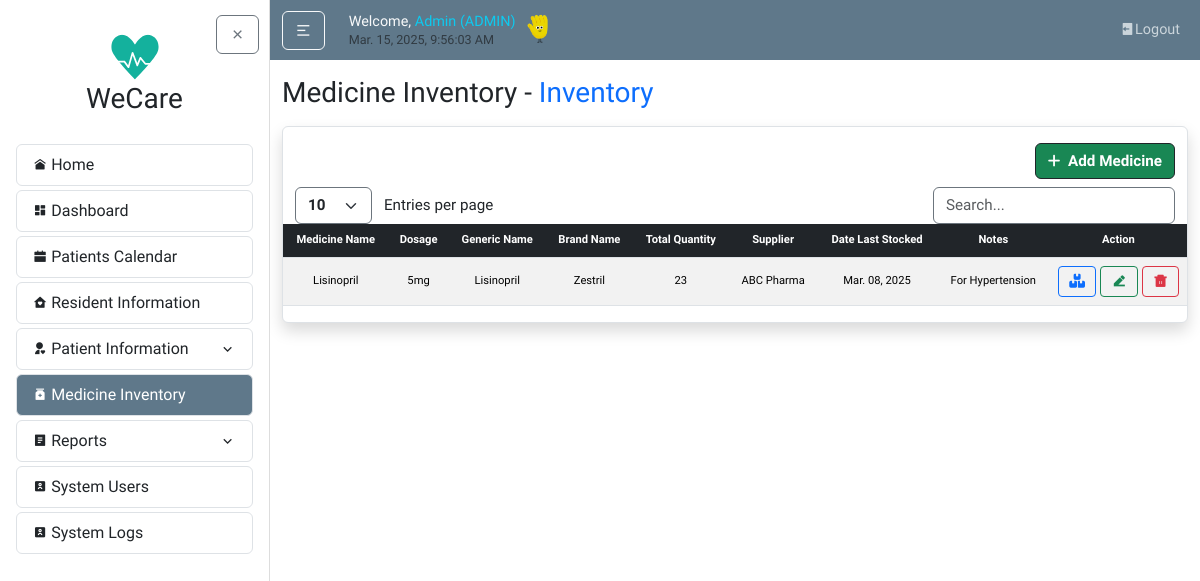
Before: /medicines/ (signed in) with the older database file.
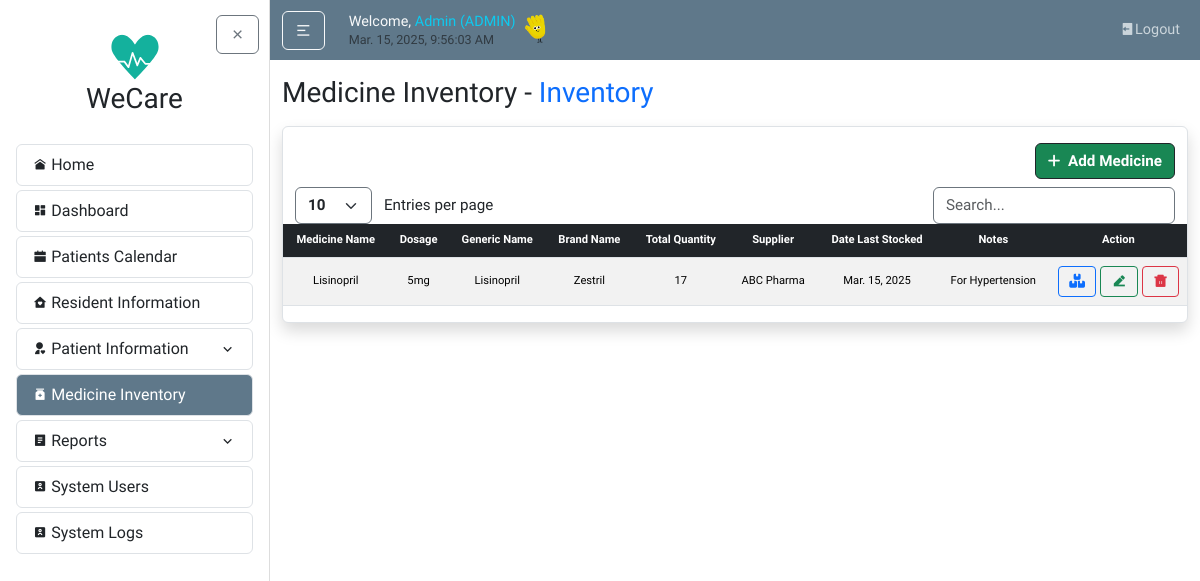
After: the same page with the newer database file.
### medicineMonitoring/models.py (models this page shows, shortened)
class Medicine(models.Model):
    medicine_name = models.CharField(max_length=255)
    generic_name = models.CharField(max_length=255, blank=True, null=True)
    brand_name = models.CharField(max_length=255, blank=True, null=True)
    dosage = models.CharField(max_length=100, blank=True, null=True)
    total_quantity = models.PositiveIntegerField(default=0)
    supplier_name = models.CharField(max_length=255)
    date_last_stock = models.DateField(blank=True)
    notes = models.TextField(blank=True, null=True)

### users/decorators.py (the view)
        def wrapper(request, *args, **kwargs):
            try:
                profile = request.user.userprofile
                if profile.userrole == 'ADMIN' or profile.userrole in allowed_roles:
                    return view_func(request, *args, **kwargs)
                else:
                    messages.warning(
                        request,
                        f"You don't have permission to access the {module_name} module."
                    )
                    return redirect('home')
            except UserProfile.DoesNotExist:
                messages.warning(
                    request,
                    f"Complete your profile to access the {module_name} module."
                )
                return redirect('home')

### medicineMonitoring/views.py (called while the page is built)
@login_required
@role_required(['ADMIN', 'BHW', 'DOCTOR'], 'Medicine Record')
def medicine_list(request):
    medicines = Medicine.objects.all().order_by("medicine_name")
    return render(request, "medicineMonitoring/medicine_list.html", {"medicines": medicines})

### medicineMonitoring/templates/medicineMonitoring/medicine_list.html (shortened to what this page needs)
{% extends "home/layout.html" %}
{% load static %}
{% block body %}
  <h3 class="mb-3">Medicine Inventory - <span class="text-primary">Inventory</span></h3>
  <article class="content-section border rounded p-0 shadow">
    <div class="container">
      {% if request.user.userprofile.userrole in "[ADMIN]" %}
      <div class="row mt-2">
        <div class="col-auto ms-auto">
          <a href="{% url 'medicine-add' %}" class="btn btn-success info border-dark fw-bold" style="font-size: calc(0.8rem + 0.2vw);">
            <i class="fa-solid fa-plus my-auto" style="font-size: calc(0.6rem + 0.4vw);"></i>
            <span class="ms-1">Add Medicine</span>
          </a>
        </div>
      </div>
      {% endif %}
      <div class="row mt-2">
        <div class="col-auto">
          <select id="customEntries" class="form-select d-inline w-auto border-secondary fw-bold" style="font-size: calc(0.8rem + 0.2vw); cursor: pointer; vertical-align: middle;">
            <option value="10">10</option>
          </select>
          <span class="d-inline ms-2" style="font-size: calc(0.8rem + 0.2vw); vertical-align: middle;">Entries per page</span>
        </div>
        <div class="col-auto ms-auto">
          <input type="text" id="searchBar" class="form-control d-inline w-auto border-secondary" placeholder="Search..." style="font-size: calc(0.8rem + 0.2vw); vertical-align: middle;">
        </div>
      </div>
    </div>
    <div class="table-responsive">
      <table id="dataTable" class="table table-striped projectTables">
        <thead class="table-dark">
          <tr>
            <th>Medicine Name</th>
            <th>Dosage</th>
            <th>Generic Name</th>
            <th>Brand Name</th>
            <th>Total Quantity</th>
            <th>Supplier</th>
            <th>Date Last Stocked</th>
            <th>Notes</th>
            <th>Action</th>
          </tr>
        </thead>
        <tbody>
          {% for med in medicines %}
          <tr>
            <td class="align-middle">{{ med.medicine_name }}</td>
            <td class="align-middle">{{ med.dosage }}</td>
            <td class="align-middle">{{ med.generic_name }}</td>
            <td class="align-middle">{{ med.brand_name }}</td>
            <td class="align-middle">{{ med.total_quantity }}</td>
            <td class="align-middle">{{ med.supplier_name }}</td>
            <td class="align-middle">{{ med.date_last_stock|date:"M. d, Y" }}</td>
            <td class="align-middle">{{ med.notes }}</td>
            <td class="align-middle">
              <div class="d-flex">
                <a href="{% url 'medicine-detail' med.pk %}" class="btn btn-sm btn-outline-primary fw-bold flex-fill me-1" title="Inventory">
                  <i class="fa-solid fa-boxes-stacked"></i>
                </a>
                {% if request.user.userprofile.userrole in "[ADMIN]" %}
                  <a href="{% url 'medicine-update' med.pk %}" class="btn btn-sm btn-outline-success fw-bold flex-fill me-1" title="Edit">
                    <i class="ri-edit-2-fill"></i>
                  </a>
                  <button type="button" data-bs-toggle="modal" data-bs-target="#myModal" data-deleteData="{{ med.medicine_name }}" data-ID="{{ med.pk }}" class="btn btn-sm fw-bold flex-fill btn-outline-danger"><i class="ri-delete-bin-5-fill"></i></button>
                {% endif %}
              </div>
            </td>
          </tr>
          {% endfor %}
        </tbody>
      </table>
    </div>
  </article>
{% endblock body %}

Changed rows visible on the page:
changed Medicine "Lisinopril": total_quantity "23" → "17"; date_last_stock "Mar. 08, 2025" → "Mar. 15, 2025"
